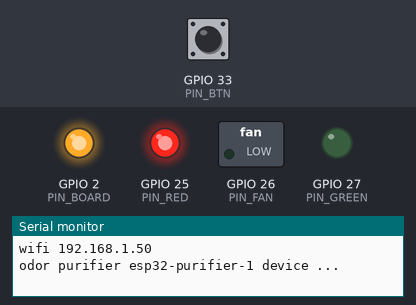
A sketch run on a simulated ESP32. Shown: switched loads named in the sketch (green lamp = pin HIGH), output pins drawn as LEDs (lit = HIGH), the last lines printed to the serial monitor. The inputs (shaded band) are chosen by the test bench; at power-on: GPIO 33 (PIN_BTN) HIGH. WiFi joins after 1.5 s; servers stay silent unless stated; uploads are accepted with an empty reply.

Above: at 2.7 s.
2.8 s: GPIO 33 (PIN_BTN) pulled LOW for 0.15 s
At 3.5 s:
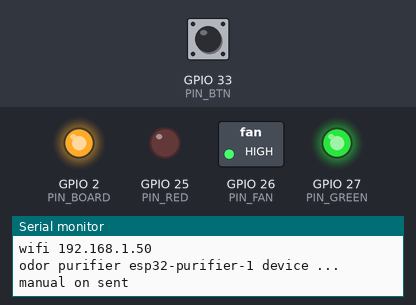
7.0 s: GPIO 33 (PIN_BTN) pulsed LOW 5 times (0.12 s each, 0.3 s apart)
At 8.7 s:
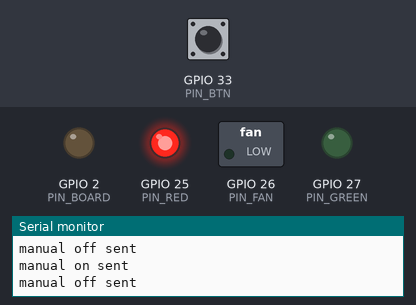
Timing chart, 0 to 10.2 s (numbered marks = the images above; inputs shaded):
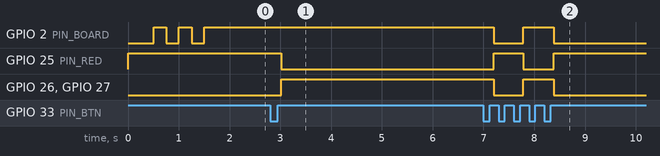

Measured:
- after the input at 2.8 s, GPIO 25 (PIN_RED): HIGH → LOW after 0.22 s; GPIO 26 (PIN_FAN), GPIO 27 (PIN_GREEN): LOW → HIGH after 0.22 s
- after the input at 7.0 s, GPIO 2 (PIN_BOARD), GPIO 26 (PIN_FAN), GPIO 27 (PIN_GREEN): HIGH → LOW after 0.20 s, → HIGH 0.58 s later, → LOW 0.60 s later; GPIO 25 (PIN_RED): LOW → HIGH after 0.20 s, → LOW 0.58 s later, → HIGH 0.60 s later

The sketch:

odor_purifier.ino
```cpp
/*
  냄새 나침반 — 공기청정기 모듈 (ESP32 DevKit V1 30핀, Wi-Fi 직결판)
  PC 브리지 없이 보드가 Supabase device_get / device_report / device_set 을 직접 호출한다.

  배선 (Uno 판과 같은 역할, 핀만 다름)
    GPIO26  팬 제어 (릴레이 모듈 IN 또는 팬 모듈 신호)   ※ 팬 전원은 보드 5V 가 아니라 별도 전원에서
    GPIO27  초록 LED (가동)   + 220Ω
    GPIO25  빨간 LED (대기)   + 220Ω
    GPIO33  택트 스위치 (다른 쪽은 GND, INPUT_PULLUP)
    GPIO2   보드 내장 LED = 팬 상태 미러 (부품 없이도 동작 확인용)
    GPIO21/22  I2C LCD (선택, USE_LCD 1)
    ※ 0, 2, 12, 15 는 부팅 스트랩 핀이라 입력에 쓰지 않는다. 34~39 는 풀업이 없다.

  동작
    - POLL_MS 마다 device_get → command(ON/OFF/HOLD) 그대로 따른다. 보드는 풍향을 보고 판단하지 않는다.
    - HOLD 면 직전 상태 유지. LINK_TIMEOUT 동안 서버 응답이 없으면 팬을 끄고 NO SIGNAL.
    - 버튼 짧게: 수동 켜기/끄기 → device_set(mode on/off, 2시간). 서버가 같은 값을 돌려주므로 앱에도 '수동'이 보인다.
      서버에 못 보내면 보드에서만 바꾸고 다음 폴링 때 서버 값으로 돌아간다.
    - 버튼 길게(0.8초): 냄새 신고 → device_report note='button:smell' (device_status.note 에 남는다)
    - 상태 변화 때와 60초마다 device_report(fan, mode, fw, rssi).

  라이브러리(Arduino IDE 라이브러리 관리자): ArduinoJson 7, (USE_LCD 면) LiquidCrystal I2C
  보드: "ESP32 Dev Module", Upload speed 921600
*/
#include <WiFi.h>
#include <WiFiClientSecure.h>
#include <HTTPClient.h>
#include <ArduinoJson.h>
#include "config.h"
#if USE_LCD
#include <Wire.h>
#include <LiquidCrystal_I2C.h>
LiquidCrystal_I2C lcd(0x27, 16, 2);
#endif

#define PIN_FAN    26
#define PIN_GREEN  27
#define PIN_RED    25
#define PIN_BTN    33
#define PIN_BOARD  2

static const uint32_t POLL_MS       = 20000;
static const uint32_t REPORT_MS     = 60000;
static const uint32_t LINK_TIMEOUT  = 5UL * 60 * 1000;   // 5분 무응답 → 안전 정지
static const uint32_t LONG_PRESS_MS = 800;
static const uint32_t DEBOUNCE_MS   = 50;
static const uint32_t PAGE_MS       = 5000;

bool   fanOn = false, linkAlive = false, manualMode = false;
String command = "HOLD", level = "HOLD", wind = "NA", basis = "FCST";
uint32_t lastPoll = 0, lastOk = 0, lastReport = 0, lastPage = 0;
bool reportedFan = false; String reportedMode = "";
int  lcdPage = 0;

int  btnState = HIGH, btnLast = HIGH; uint32_t btnChanged = 0, pressStart = 0; bool pressHandled = false;

/* ---------------- 출력 ---------------- */
void applyState() {
  digitalWrite(PIN_FAN, (fanOn != (bool)FAN_ACTIVE_LOW) ? HIGH : LOW);
  digitalWrite(PIN_GREEN, fanOn ? HIGH : LOW);
  digitalWrite(PIN_RED,   fanOn ? LOW  : HIGH);
  digitalWrite(PIN_BOARD, fanOn ? HIGH : LOW);
  drawPage();
}

void drawPage() {
#if USE_LCD
  lcd.clear();
  if (!linkAlive && !manualMode) {
    lcd.setCursor(0, 0); lcd.print("NO SIGNAL");
    lcd.setCursor(0, 1); lcd.print(WiFi.status() == WL_CONNECTED ? "CHECK SERVER" : "CHECK WIFI");
    return;
  }
  if (lcdPage == 0) {
    lcd.setCursor(0, 0); lcd.print("WIND FROM:"); lcd.print(wind);
    lcd.setCursor(0, 1); lcd.print("EST:"); lcd.print(level);
    lcd.setCursor(11, 1); lcd.print(manualMode ? "MANUAL" : basis);
  } else if (fanOn) {
    lcd.setCursor(0, 0); lcd.print(manualMode ? "MANUAL RUN" : "ODOR INFLOW EST");
    lcd.setCursor(0, 1); lcd.print("PURIFYING AIR");
  } else if (level == "HOLD") {
    lcd.setCursor(0, 0); lcd.print("NO ESTIMATE");
    lcd.setCursor(0, 1); lcd.print("DATA HOLD");
  } else {
    lcd.setCursor(0, 0); lcd.print("AIRFLOW: "); lcd.print(wind);
    lcd.setCursor(0, 1); lcd.print("SYSTEM: STANDBY");
  }
#endif
}

/* ---------------- 네트워크 ---------------- */
void wifiEnsure() {
  if (WiFi.status() == WL_CONNECTED) return;
  WiFi.mode(WIFI_STA); WiFi.begin(WIFI_SSID, WIFI_PASS);
  for (int i = 0; i < 40 && WiFi.status() != WL_CONNECTED; i++) { delay(250); digitalWrite(PIN_BOARD, i & 1); }
  Serial.printf("wifi %s\n", WiFi.status() == WL_CONNECTED ? WiFi.localIP().toString().c_str() : "FAIL");
}

// Supabase RPC 호출. 성공하면 true, 응답 본문은 out 에.
bool rpc(const char* name, JsonDocument& body, String& out) {
  if (WiFi.status() != WL_CONNECTED) return false;
  body["p_device"] = DEVICE_ID; body["p_token"] = DEVICE_TOKEN;
  String payload; serializeJson(body, payload);
  WiFiClientSecure client; client.setInsecure();   // 시연용. 상용이면 Supabase 루트 CA 를 setCACert 로 고정할 것
  HTTPClient http; http.setTimeout(10000);
  http.begin(client, String(SUPABASE_URL) + "/rest/v1/rpc/" + name);
  http.addHeader("Content-Type", "application/json");
  http.addHeader("apikey", SUPABASE_ANON);
  if (String(SUPABASE_ANON).startsWith("eyJ")) http.addHeader("Authorization", String("Bearer ") + SUPABASE_ANON);
  int code = http.POST(payload);
  out = (code > 0) ? http.getString() : "";
  http.end();
  if (code < 200 || code >= 300) { Serial.printf("%s fail %d %s\n", name, code, out.substring(0, 80).c_str()); return false; }
  return true;
}

void poll() {
  JsonDocument body; String out;
  if (!rpc("device_get", body, out)) return;
  JsonDocument doc;
  if (deserializeJson(doc, out)) { Serial.println("json fail"); return; }
  lastOk = millis(); linkAlive = true;
  command = doc["command"] | "HOLD";
  const char* mode = doc["settings"]["mode"] | "auto";
  manualMode = strcmp(mode, "auto") != 0;
  JsonObject plan = doc["plan"];
  if (!plan.isNull()) {
    const char* b = plan["basis"] | "";
    basis = (strcmp(b, "demo") == 0) ? "DEMO" : "FCST";
    JsonArray eps = plan["episodes"];
    level = "LOW"; wind = "NA";
    if (!eps.isNull() && eps.size() > 0) {
      level = eps[0]["peak_level"] | "LOW";
      wind  = eps[0]["wind_sector"] | "NA";
      if (level == "높음") level = "HIGH"; else if (level == "보통") level = "MID"; else if (level == "낮음") level = "LOW";
    }
    const char* st = plan["state"] | "";
    if (strcmp(st, "hold") == 0) level = "HOLD";
  } else { level = "HOLD"; }
  bool before = fanOn;
  if (command == "ON") fanOn = true; else if (command == "OFF") fanOn = false;   // HOLD 면 유지
  Serial.printf("get command=%s source=%s mode=%s level=%s wind=%s\n", command.c_str(),
                (const char*)(doc["source"] | "?"), mode, level.c_str(), wind.c_str());
  if (before != fanOn) applyState(); else drawPage();
}

void report(const char* note) {
  JsonDocument body; String out;
  body["p_fan"] = fanOn; body["p_mode"] = manualMode ? "manual" : "auto";
  body["p_fw"] = FW_VERSION; body["p_rssi"] = WiFi.RSSI();
  if (note) body["p_note"] = note;
  if (rpc("device_report", body, out)) { reportedFan = fanOn; reportedMode = manualMode ? "manual" : "auto"; lastReport = millis(); }
}

void setManual(bool on) {
  JsonDocument body; String out;
  body["p_mode"] = on ? "on" : "off";
  if (rpc("device_set", body, out)) { Serial.printf("manual %s sent\n", on ? "on" : "off"); lastPoll = 0; }   // 바로 다시 읽기
}

/* ---------------- 버튼 ---------------- */
void readButton() {
  int reading = digitalRead(PIN_BTN);
  if (reading != btnLast) { btnChanged = millis(); btnLast = reading; }
  if (millis() - btnChanged > DEBOUNCE_MS && reading != btnState) {
    btnState = reading;
    if (btnState == LOW) { pressStart = millis(); pressHandled = false; }
    else if (!pressHandled) {                 // 짧게 누름 = 수동 토글
      fanOn = !fanOn; manualMode = true; applyState();
      setManual(fanOn); report(fanOn ? "button:on" : "button:off");
      pressHandled = true;
    }
  }
  if (btnState == LOW && !pressHandled && millis() - pressStart > LONG_PRESS_MS) {   // 길게 = 냄새 신고
    report("button:smell"); pressHandled = true;
#if USE_LCD
    lcd.clear(); lcd.setCursor(0, 0); lcd.print("REPORT SENT"); lcd.setCursor(0, 1); lcd.print("THANK YOU");
    lastPage = millis();
#endif
    Serial.println("smell reported");
  }
}

/* ---------------- 메인 ---------------- */
void setup() {
  Serial.begin(115200);
  digitalWrite(PIN_FAN, FAN_ACTIVE_LOW ? HIGH : LOW); pinMode(PIN_FAN, OUTPUT); digitalWrite(PIN_FAN, FAN_ACTIVE_LOW ? HIGH : LOW);
  pinMode(PIN_GREEN, OUTPUT); pinMode(PIN_RED, OUTPUT); pinMode(PIN_BOARD, OUTPUT); pinMode(PIN_BTN, INPUT_PULLUP);
#if USE_LCD
  Wire.begin(21, 22); lcd.init(); lcd.backlight();
#endif
  applyState();
  wifiEnsure();
  Serial.printf("odor purifier %s device %s\n", FW_VERSION, DEVICE_ID);
}

void loop() {
  wifiEnsure();
  readButton();
  uint32_t now = millis();
  if (now - lastPoll >= POLL_MS) { lastPoll = now; poll(); }
  if (linkAlive && now - lastOk > LINK_TIMEOUT) {        // 서버 무응답 → 안전 정지
    linkAlive = false;
    if (!manualMode) { fanOn = false; level = "HOLD"; }
    Serial.println("NO SIGNAL");
    applyState();
  }
  if (linkAlive && (fanOn != reportedFan || reportedMode != (manualMode ? "manual" : "auto") || now - lastReport >= REPORT_MS)) report(nullptr);
  if (now - lastPage >= PAGE_MS) { lastPage = now; lcdPage ^= 1; drawPage(); }
  delay(20);
}
```

config.example.h
```cpp
// config.example.h → 복사해서 config.h 로 저장하고 값만 채운다. config.h 는 git 에 올라가지 않는다.
#pragma once
#define WIFI_SSID      "집 와이파이 이름"
#define WIFI_PASS      "와이파이 비밀번호"
#define SUPABASE_URL   "https://xxxxxxxxxxxx.supabase.co"      // secrets.toml [database].url
#define SUPABASE_ANON  "sb_publishable_..."                    // secrets.toml [database].anon_key
#define DEVICE_ID      "..."                                   // secrets.toml [device].id
#define DEVICE_TOKEN   "..."                                   // secrets.toml [device].token
#define FW_VERSION     "esp32-purifier-1"
#define USE_LCD        0        // I2C 16x2 LCD(0x27) 를 달았으면 1
#define FAN_ACTIVE_LOW 0        // 릴레이/팬 모듈이 LOW 에서 도는 제품이면 1
```
